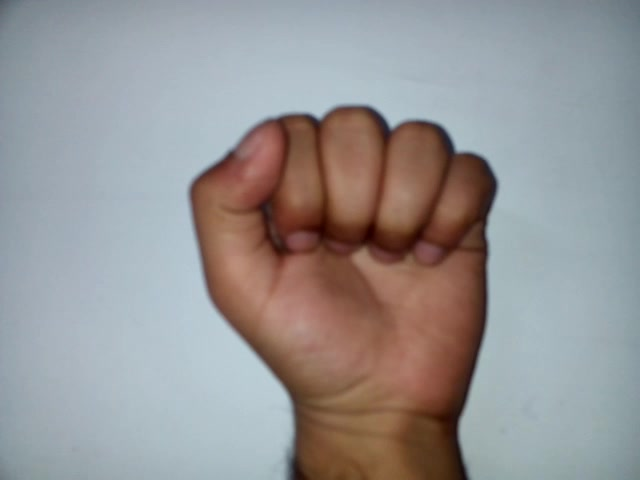
#> input picture program/cnn/data/validation/A/A.15.jpg, 640 x 480 px, given in place of 001.jpg, which was not available
$ python image_transformation.py   (older library calls are emulated)
#> lines starting #> are read from the running program, lines starting #| are printed output that depends on the picture; after the words box and inside, x2 and y2 are one past the last pixel; in counts of white or black regions, pixels touching at a corner belong together; pictures that were not available may be replaced by others from this repository, and a replacement may not be noted
#!/usr/bin/env python2
import numpy as np
import cv2
from scipy.signal import savgol_filter

def edgedetect (channel):
    sobelX = cv2.Sobel(channel, cv2.CV_16S, 1, 0)
    sobelY = cv2.Sobel(channel, cv2.CV_16S, 0, 1)
    sobel = np.hypot(sobelX, sobelY)
    sobel[sobel > 255] = 255;
    return sobel

def findSignificantContours (img, edgeImg):
    image, contours, heirarchy = cv2.findContours(edgeImg, cv2.RETR_TREE, cv2.CHAIN_APPROX_SIMPLE)

    # Find level 1 contours
    level1 = []
    for i, tupl in enumerate(heirarchy[0]):
        # Each array is in format (Next, Prev, First child, Parent)
        # Filter the ones without parent
        if tupl[3] == -1:
            tupl = np.insert(tupl, 0, [i])
            level1.append(tupl)

    # From among them, find the contours with large surface area.
    significant = []
    tooSmall = edgeImg.size / 20 # If contour isn't covering 5% of total area of image then it probably is too small
    for tupl in level1:
        contour = contours[tupl[0]];

        area = cv2.contourArea(contour)
        if area > tooSmall:
            significant.append([contour, area])

            # Draw the contour on the original image
            cv2.drawContours(img, [contour], 0, (0,255,0),2, cv2.LINE_AA, maxLevel=1)

    significant.sort(key=lambda x: x[1])
    #print ([x[1] for x in significant]);
    return [x[0] for x in significant];


def make_background_black_and_skin_white(frame):
    blurred = cv2.GaussianBlur(frame, (5, 5), 100) # Remove noise
    array = np.array([edgedetect(blurred[:,:, 0]), edgedetect(blurred[:,:, 1]), edgedetect(blurred[:,:, 2])])
    edgeImg = np.max(array, axis=0)
    mean = np.mean(edgeImg);
    # Zero any value that is less than mean. This reduces a lot of noise.
    edgeImg[edgeImg <= mean] = 0;
    edgeImg_8u = np.asarray(edgeImg, np.uint8)

    # Find contours
    significant = findSignificantContours(frame, edgeImg_8u)
    # Mask
    mask = edgeImg.copy()
    mask[mask > 0] = 0
    cv2.fillPoly(mask, significant, 255)

    # Invert mask
    mask = np.logical_not(mask)

    #Finally remove the background
    frame[mask] = 0;

    # Invert mask
    #mask = np.logical_not(mask)

    #Finally remove the hand
    #frame[mask]=255;

    return frame


# [166 lines left out: functions resize_image, make_background_black, make_skin_white, remove_arm, find_largest_contour_index, draw_contours and 2 more, not called in this run]


if __name__ == '__main__':

    #http://www.codepasta.com/site/vision/segmentation/

    img = cv2.imread('../data/images/train/A/001.jpg')
#> img is the input picture: shape (480, 640, 3); mean B, G, R 149.6, 149.1, 150.9
    img2 = cv2.imread('../data/images/train/A/1.png')
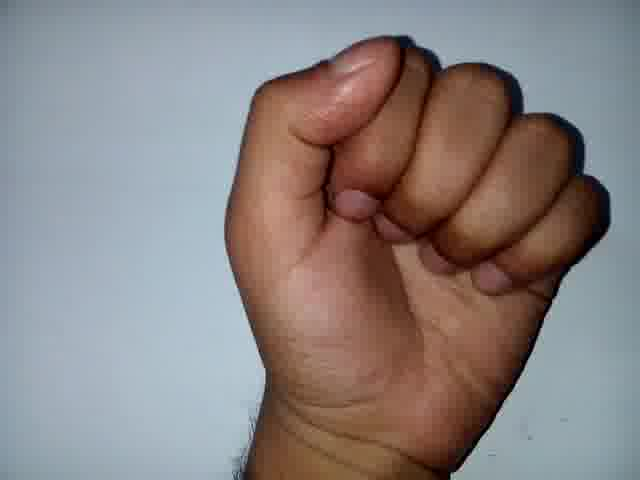
#> input picture program/cnn/data/validation/A/A.162.jpg, 640 x 480 px, given in place of 1.png, which was not available
#> img2 is the input picture: shape (480, 640, 3); mean B, G, R 130.3, 131.2, 139.2
    img = make_background_black_and_skin_white(img)
#> in edgedetect (call 3), `sobel = np.hypot(sobelX, sobelY)`:
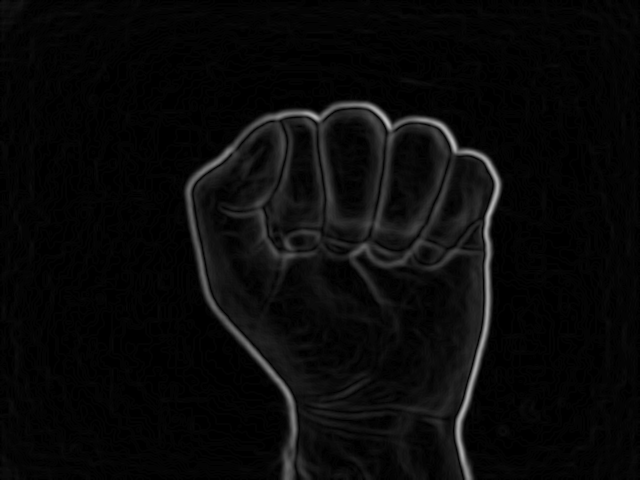
#> sobel: shape (480, 640) float32; min 0, max 189.2, mean 9.6
#> in make_background_black_and_skin_white, `mean = np.mean(edgeImg);`: mean = 12.08
#> in findSignificantContours, `image, contours, heirarchy = cv2.findContours(edgeImg, cv2.RETR_TREE, ..`: contours = 407 contours, 346 with area under 20; largest, box (x1, y1, x2, y2) and area: (183, 100, 503, 480) 88116, (293, 256, 466, 407) 13188, (330, 122, 370, 211) 2432, (268, 262, 321, 337) 1764, (393, 133, 433, 186) 1532
#> the loop in findSignificantContours, `for i, tupl in enumerate(heirarchy[0]):` made 407 passes
#> tupl on passes 1 to 12: [0, 1, -1, -1, -1], [1, 2, 0, -1, -1], [2, 3, 1, -1, -1], [3, 4, 2, -1, -1], [4, 5, 3, -1, -1], [5, 6, 4, -1, -1], [6, 7, 5, -1, -1], [7, 8, 6, -1, -1], [8, 9, 7, -1, -1], [9, 10, 8, -1, -1], [10, 11, 9, -1, -1], [11, 12, 10, -1, -1]
#> after the loop in findSignificantContours, `for i, tupl in enumerate(heirarchy[0]):`: level1 = 68 items, first 6: [0, 1, -1, -1, -1], [1, 2, 0, -1, -1], [2, 3, 1, -1, -1], [3, 4, 2, -1, -1], [4, 5, 3, -1, -1], [5, 6, 4, -1, -1]
#> the loop in findSignificantContours, `for tupl in level1:` made 68 passes
#> (tupl, area) on passes 20, 26, 51, 55: ([19, 22, 18, 20, -1], 67.5), ([27, 28, 26, -1, -1], 48.5), ([52, 388, 51, 53, -1], 88115.5), ([391, 392, 390, -1, -1], 26.5)
#> after the loop in findSignificantContours, `for tupl in level1:`:
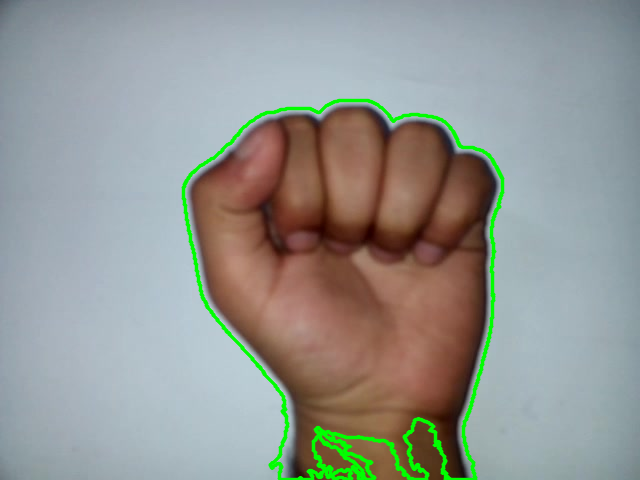
#> img: shape (480, 640, 3); mean B, G, R 146.8, 151.4, 147.8
#> after the loop in findSignificantContours, `for tupl in level1:`: significant = 1 item
#> in make_background_black_and_skin_white, `significant = findSignificantContours(frame, edgeImg_8u)`: significant = 1 contour; box (x1, y1, x2, y2) and area: (183, 100, 503, 480) 88116
#> in make_background_black_and_skin_white, `mask[mask > 0] = 0`: mask: shape (480, 640) float32; every value is 0
#> in make_background_black_and_skin_white, `cv2.fillPoly(mask, significant, 255)`:
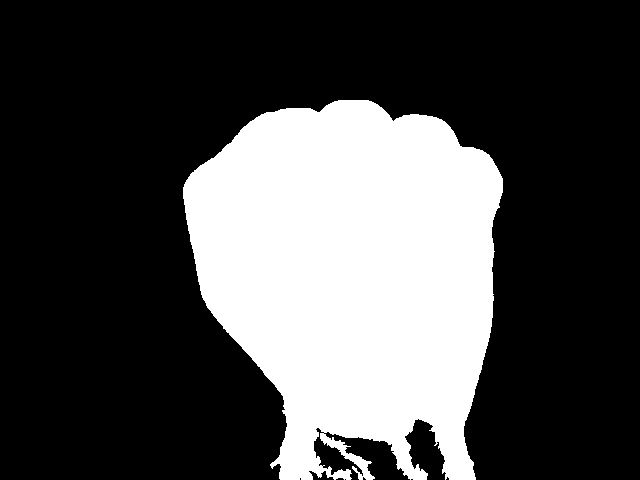
#> mask: shape (480, 640) float32; 29% white; 1 white region, box (x1, y1, x2, y2) and area: (183, 100, 503, 480) 88977
#> in make_background_black_and_skin_white, `mask = np.logical_not(mask)`: mask: shape (480, 640) bool; 71% white; 1 black region
    im2 = make_background_black_and_skin_white(img2)
#> in edgedetect (call 4), `sobel[sobel > 255] = 255;`: sobel: shape (480, 640) float32; min 0, max 255, mean 13
#> in edgedetect (call 5), `sobel[sobel > 255] = 255;`: sobel: shape (480, 640) float32; min 0, max 255, mean 13
#> in edgedetect (call 6), `sobel[sobel > 255] = 255;`: sobel: shape (480, 640) float32; min 0, max 255, mean 13.2
#> in make_background_black_and_skin_white (call 2), `edgeImg = np.max(array, axis=0)`:
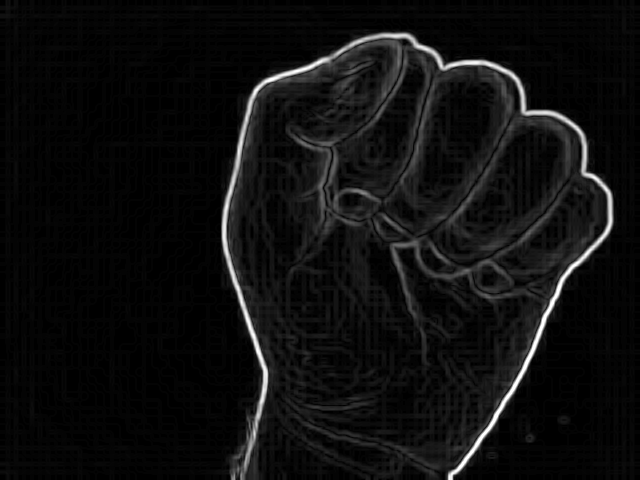
#> edgeImg: shape (480, 640) float32; min 0, max 255, mean 15.1
#> in make_background_black_and_skin_white (call 2), `mean = np.mean(edgeImg);`: mean = 15.08
#> in findSignificantContours (call 2), `image, contours, heirarchy = cv2.findContours(edgeImg, cv2.RETR_TREE, ..`: contours = 743 contours, 560 with area under 20; largest, box (x1, y1, x2, y2) and area: (221, 30, 616, 480) 129264, (289, 223, 522, 447) 24212, (417, 81, 495, 195) 5000, (495, 129, 561, 218) 3203, (261, 161, 304, 319) 2783
#> the loop in findSignificantContours (call 2), `for i, tupl in enumerate(heirarchy[0]):` made 743 passes
#> after the loop in findSignificantContours (call 2), `for i, tupl in enumerate(heirarchy[0]):`: level1 = 37 items, first 6: [0, 1, -1, -1, -1], [1, 2, 0, -1, -1], [2, 3, 1, -1, -1], [3, 4, 2, -1, -1], [4, 5, 3, -1, -1], [5, 6, 4, -1, -1]
#> the loop in findSignificantContours (call 2), `for tupl in level1:` made 37 passes
#> (tupl, area) on passes 8, 14, 15, 16, 32: ([7, 9, 6, 8, -1], 57), ([14, 16, 13, 15, -1], 75), ([16, 18, 14, 17, -1], 47.5), ([18, 20, 16, 19, -1], 59), ([35, 738, 34, 36, -1], 129264.5)
#> (tupl, contour, area) on pass 35: ([740, 741, 739, -1, -1], [[0, 14], [0, 17], [9, 17], [9, 14]], 27)
#> after the loop in findSignificantContours (call 2), `for tupl in level1:`:
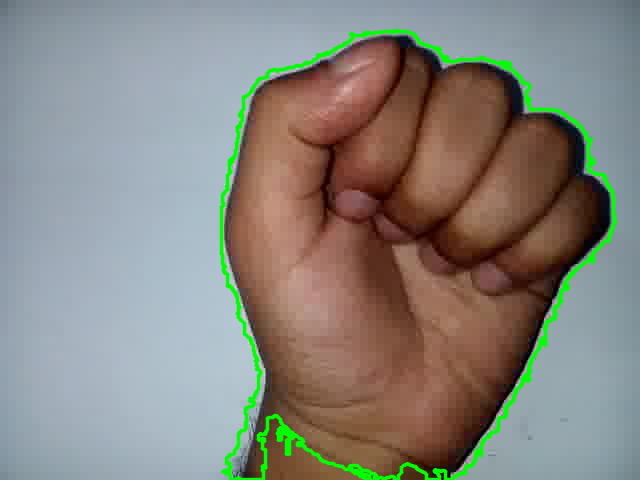
#> img: shape (480, 640, 3); mean B, G, R 126.9, 133.6, 136
#> in make_background_black_and_skin_white (call 2), `significant = findSignificantContours(frame, edgeImg_8u)`: significant = 1 contour; box (x1, y1, x2, y2) and area: (221, 30, 616, 480) 129264
#> in make_background_black_and_skin_white (call 2), `cv2.fillPoly(mask, significant, 255)`: mask: shape (480, 640) float32; 42.4% white; 1 white region, box (x1, y1, x2, y2) and area: (221, 30, 616, 480) 130234
    cv2.imshow('images', np.hstack([img, img2]))
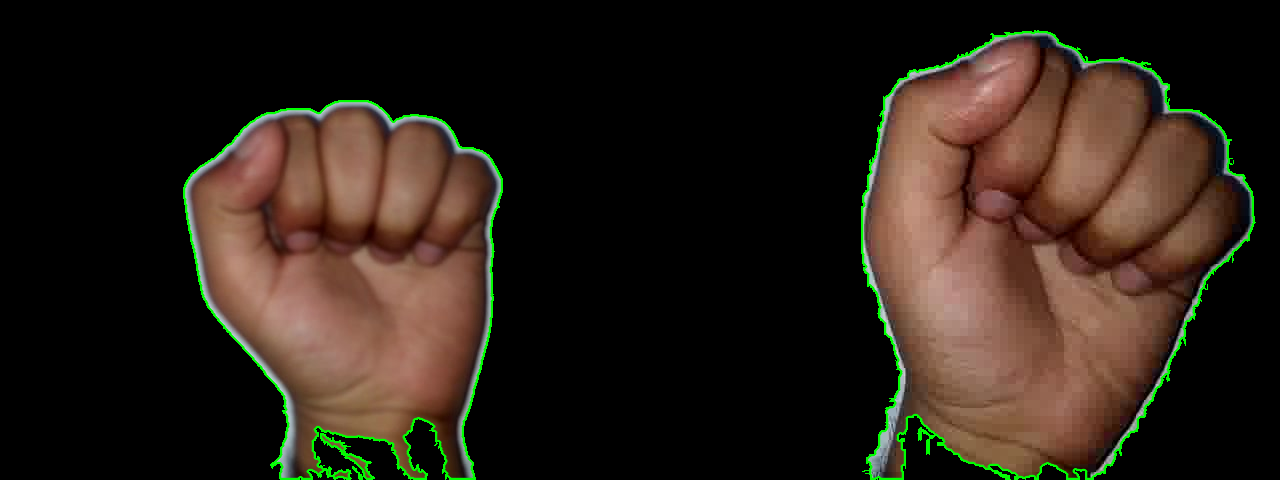
#> window 'images': shape (480, 1280, 3); mean B, G, R 23.5, 32.6, 42.5
    #img = make_skin_white(img)
    cv2.waitKey(0)
    cv2.destroyAllWindows()
    # [12 lines of commented-out code are left out]
